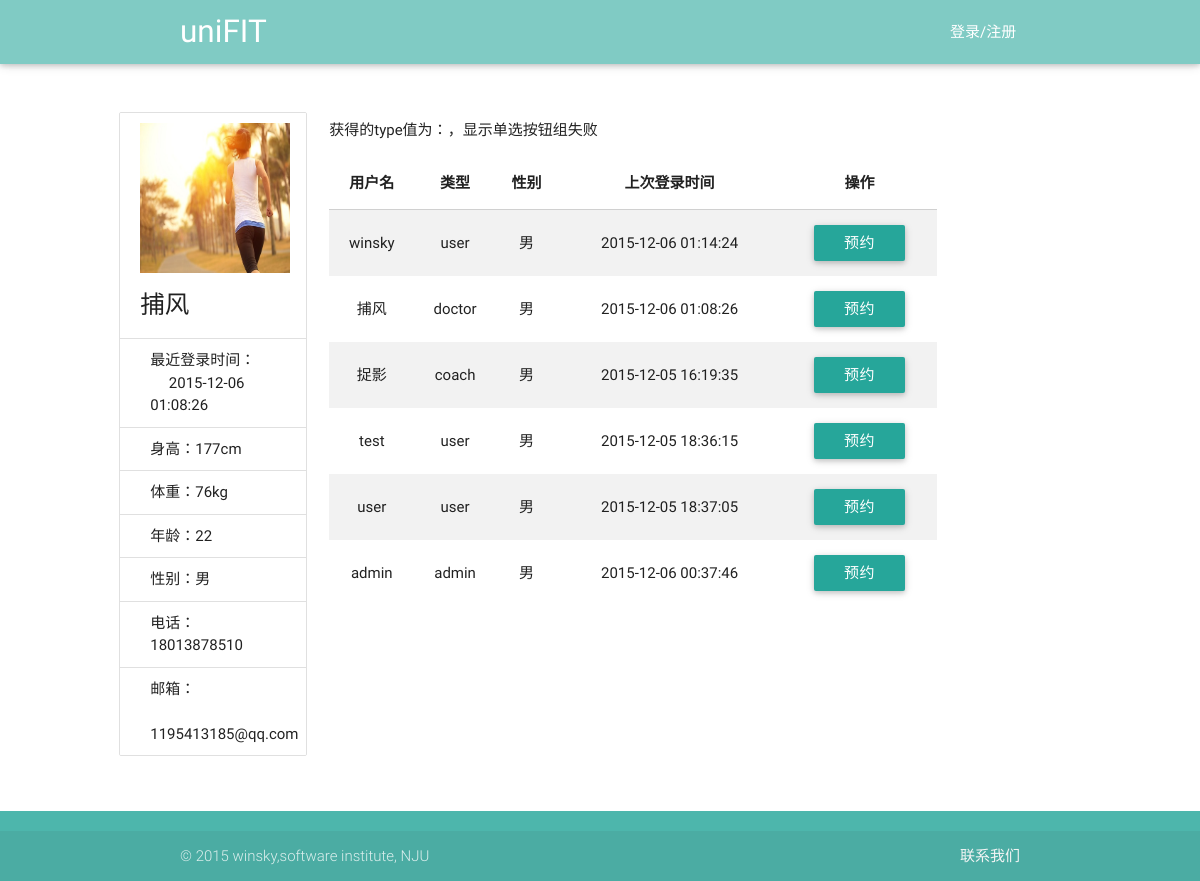
/view/reserve.php?userName=捕风, run on the app's committed database.
### tables this page shows
CREATE TABLE user(id integer primary key,userName varchar(40),password int, type varchar(20) ,age int,sex varchar(20),height int,weight int,telephone varchar(40), email varchar(40),lastLoadTime date default '—');

### service/UserService.php (called while the page is built, shortened)
<?php
require_once('../utils/SqliteHelper.php');
require_once('../model/User.php');
class UserService {
    var $db_user_base_info = "user";
    var $DB = null;
    public function __construct() {
        $this->DB = new SqliteHelper('../data.db');
    }
    public function getUserList($type) {
        if ($type === 'doctor-coach') {
            $sql = "select * from " . $this->db_user_base_info . " where type ='doctor' or type='coach'";
        } else if ($type != "user" && $type != "admin" && $type != "doctor" && $type != "coach") {
            $sql = "select * from " . $this->db_user_base_info;
        } else {
            $sql = "select * from " . $this->db_user_base_info . " where type ='" . $type . "'";
        }
        return $this->DB->getList($sql);
    }
    public function getUserByName($userName) {
        $sql = "select * from " . $this->db_user_base_info . " where userName='" . $userName . "' limit 1";
        $result = $this->DB->getList($sql);
        if (sizeof($result) > 0) {
            $rt = $result[0];
            $password = $rt["password"];
            $type = $rt["type"];
            $age = $rt["age"];
            $sex = $rt["sex"];
            $height = $rt["height"];
            $weight = $rt["weight"];
            $telephone = $rt["telephone"];
            $email = $rt["email"];
            $lastLoadTime = $rt["lastLoadTime"];
            $user = new User($userName, $age, $sex, $type, $password, $height, $weight, $email, $telephone);
            $user->setLastLoadTime($lastLoadTime);
        }
        return $user;
    }
}

### utils/SqliteHelper.php (called while the page is built, shortened)
<?php
class SqliteHelper {
    function __construct($file) {
        try {
            $this->conn = new PDO('sqlite:' . $file);
        } catch (PDOException $e) {
            try {
                $this->conn = new PDO('sqlite2:' . $file);
            } catch (PDOException $e) {
                exit('error!');
            }
        }
    }
    function __destruct() {
        $this->conn = null;
    }
    function query($sql) {
        return $this->conn->query($sql);
    }
    function getList($sql) {
        $recordList = array();
        foreach ($this->RecordArray($sql) as $rstmp) {
            $recordList[] = $rstmp;
        }
        return $recordList;
    }
    function RecordArray($sql) {
        return $this->query($sql)->fetchAll();
    }
}

### model/User.php (called while the page is built, shortened)
<?php
class User {
    private $telephone = "";
    private $email = "";
    private $age = "";
    private $sex = "";
    private $height = "";
    private $weight = "";
    private $lastLoadTime="";
    public function __construct($userName, $age, $sex, $type, $password, $height, $weight, $email, $telephone) {
        $this->telephone = $telephone;
        $this->email = $email;
        $this->age = $age;
        $this->sex = $sex;
        $this->height = $height;
        $this->weight = $weight;
    }
    public function getTelephone() {
        return $this->telephone;
    }
    public function getEmail() {
        return $this->email;
    }
    public function getAge() {
        return $this->age;
    }
    public function getSex() {
        return $this->sex;
    }
    public function getHeight() {
        return $this->height;
    }
    public function getWeight() {
        return $this->weight;
    }
    public function getLastLoadTime() {
        return $this->lastLoadTime;
    }
    public function setLastLoadTime($lastLoadTime) {
        $this->lastLoadTime = $lastLoadTime;
    }
}

### view/reserve.php (the view, shortened to what this page needs)
<!DOCTYPE html>
<html lang="en">
<head>
    <link href="../css/material_icons.css" rel="stylesheet" media="screen,projection">
    <link href="../css/materialize.css" type="text/css" rel="stylesheet" media="screen,projection"/>
    <link href="../css/style.css" type="text/css" rel="stylesheet" media="screen,projection"/>
</head>
<body onload="write_header();write_footer();">
<header></header>
<div class="container main row">
    <div class="col s12 l3">
        <ul class="collection with-header">
            <li class="collection-header">
                <img src="../images/back1.jpg" width="150px" height="150px">
                <?php
                $userName = $_GET["userName"];
                require_once("../service/UserService.php");
                $userService = new UserService();
                $user = $userService->getUserByName($userName);
                $lastLoadTime = $user->getLastLoadTime();
                $height = $user->getHeight() . "cm";
                $weight = $user->getWeight() . "kg";
                $age = $user->getAge();
                $sex = $user->getSex();
                $telephone = $user->getTelephone();
                $email = $user->getEmail();
                ?>
                <h5 id="userName"><?php echo $userName; ?></h5>
            </li>
            <p class="collection-item">最近登录时间：<br> &nbsp;&nbsp;&nbsp;&nbsp; <?php echo $lastLoadTime ?></p>
            <p class="collection-item">身高：<?php echo $height ?></p>
            <p class="collection-item">体重：<?php echo $weight ?></p>
            <p class="collection-item">年龄：<?php echo $age ?></p>
            <p class="collection-item">性别：<?php echo $sex ?></p>
            <p class="collection-item">电话：<?php echo $telephone ?></p>
            <p class="collection-item">邮箱： <br> &nbsp; <?php echo $email ?></p>
        </ul>
    </div>
    <div class="col s12 l9">
        <?php
        $type = $_GET["type"];
        ?>
        <div class="userType">
            <ul style="list-style:none;" onchange="chooseType()">
                <?php
                if ($type == "doctor-coach") {
                    echo '
                    <li style="float: left;margin-left: 110px;">
                        <input class="with-gap" name="types" type="radio" id="doctor-coach" value="doctor-coach" checked/>
                        <label for="doctor-coach">全部</label>
                    </li>
                    <li style="float: left;margin-left: 110px;">
                        <input class="with-gap" name="types" type="radio" id="doctor" value="doctor"/>
                        <label for="doctor">医生</label>
                    </li>
                    <li style="float: left;margin-left: 110px;">
                        <input class="with-gap" name="types" type="radio" id="coach" value="coach" />
                        <label for="coach">教练</label>
                    </li>
                ';
                } else {
                    echo "获得的type值为：", $type, "，显示单选按钮组失败";
                }
                ?>
            </ul>
        </div>
        <div>
            <table class="striped centered responsive-table">
                <thead>
                <tr>
                    <th data-field="userName">用户名</th>
                    <th data-field="type">类型</th>
                    <th data-field="sex">性别</th>
                    <th data-field="lastLoadTime">上次登录时间</th>
                    <th data-field="action">操作</th>
                </tr>
                </thead>
                <tbody>
                <?php
                require_once("../service/UserService.php");
                $user = new UserService();
                $result = $user->getUserList($type);
                foreach ($result as $row) {
                    $userName = $row['userName'];
                    $userType = $row['type'];
                    $sex = $row['sex'];
                    $lastLoadTime = $row['lastLoadTime'];
                    ?>
                    <tr>
                        <td onclick='showDetail(this)'><?php echo $userName; ?></td>
                        <td onclick='showDetail(this)'><?php echo $userType; ?></td>
                        <td onclick='showDetail(this)'><?php echo $sex; ?></td>
                        <td onclick='showDetail(this)'><?php echo $lastLoadTime; ?></td>
                        <td>
                            <button class="btn" onclick="reverse(this);">预约</button>
                        </td>
                    </tr>
                    <?php
                }
                ?>
                </tbody>
            </table>
        </div>
    </div>
</div>
<div id="footer"></div>
</body>
</html>

### view/reserve.php (style rules this page uses)
.row { margin-left: 9%; margin-right: 9%; }
.main { margin-top: 40px; }

### data on the page
user: lastLoadTime "2015-12-06 01:08:26", height "177cm", weight "76kg", age "22", sex "男", telephone "18013878510", email "1195413185@qq.com", userName "捕风", type "doctor"
user: userName "winsky", type "user", sex "男", lastLoadTime "2015-12-06 01:14:24"
user: userName "捉影", type "coach", sex "男", lastLoadTime "2015-12-05 16:19:35"
user: userName "test", type "user", sex "男", lastLoadTime "2015-12-05 18:36:15"
user: userName "user", type "user", sex "男", lastLoadTime "2015-12-05 18:37:05"
user: userName "admin", type "admin", sex "男", lastLoadTime "2015-12-06 00:37:46"

### other printed values
$userName "捕风"
